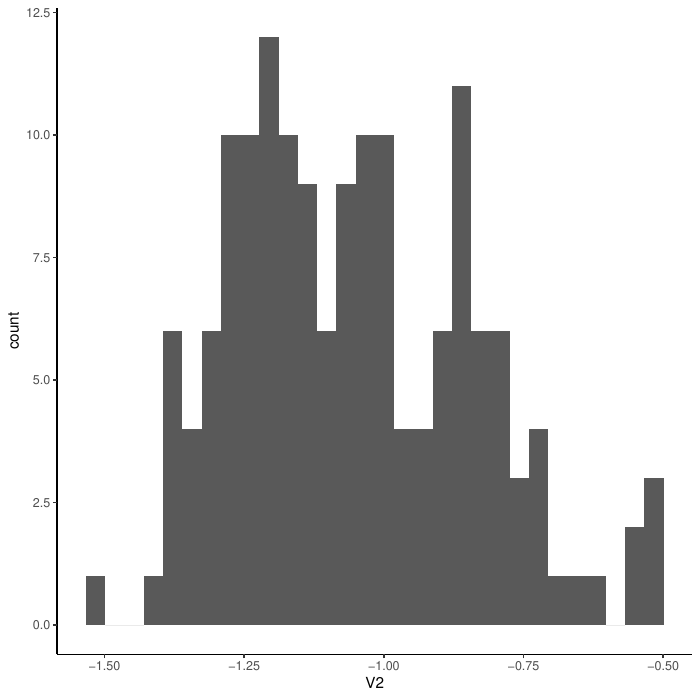

Recreate this plot in R.
#!/usr/bin/env Rscript
library(ggplot2)

df <- read.delim("slopes.dat", header=FALSE, sep=":")

b <- df[df$V2 >= -1,]


print(paste("Median:", median(df$V2)))
print(paste("SD:", sd(df$V2)))
print(paste("N:", nrow(df)))
print(paste("Below:", nrow(b)))



pdf("slopes.pdf")
p <- ggplot(df, aes(V2)) + geom_histogram()
p <- p + theme_classic()
print(p)
x <- dev.off()
